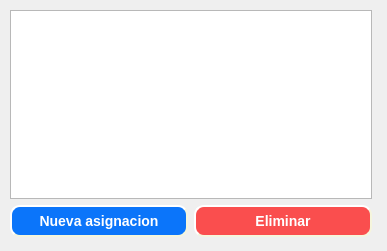
<?xml version="1.0" encoding="UTF-8"?>
<ui version="4.0">
 <class>AssignmentsDialog</class>
 <widget class="QDialog" name="AssignmentsDialog">
  <property name="geometry">
   <rect>
    <x>0</x>
    <y>0</y>
    <width>387</width>
    <height>251</height>
   </rect>
  </property>
  <property name="windowTitle">
   <string>Dialog</string>
  </property>
  <widget class="QWidget" name="layoutWidget">
   <property name="geometry">
    <rect>
     <x>10</x>
     <y>10</y>
     <width>362</width>
     <height>227</height>
    </rect>
   </property>
   <layout class="QVBoxLayout" name="verticalLayout">
    <item>
     <widget class="QTableWidget" name="grdAssignments">
      <property name="styleSheet">
       <string notr="true">QHeaderView::section {
    background-color: rgb(11, 117, 250);
    height: 32px;
	border-bottom-style: dotted;
}</string>
      </property>
      <property name="selectionMode">
       <enum>QAbstractItemView::SingleSelection</enum>
      </property>
      <property name="selectionBehavior">
       <enum>QAbstractItemView::SelectRows</enum>
      </property>
     </widget>
    </item>
    <item>
     <layout class="QHBoxLayout" name="horizontalLayout">
      <item>
       <widget class="QPushButton" name="btnNew">
        <property name="styleSheet">
         <string notr="true">QPushButton {
      background-color: rgb(11, 117, 250);
	  border-style: outset;
	  border-width: 2px;
	  border-radius: 10px;
	  border-color: beige;
	  font: bold 14px;
	  color: white;
	  min-width: 10em;
	  padding: 6px;
 }


QPushButton:hover:!pressed
{
      background-color: rgb(3, 7, 128);
	  border-style: outset;
	  border-width: 2px;
	  border-radius: 10px;
	  border-color: beige;
	  font: bold 14px;
	  color: white;
	  min-width: 10em;
	  padding: 6px;
}
</string>
        </property>
        <property name="text">
         <string>Nueva asignacion</string>
        </property>
       </widget>
      </item>
      <item>
       <widget class="QPushButton" name="btnDelete">
        <property name="styleSheet">
         <string notr="true">QPushButton {
      background-color: rgb(250, 78, 78);
	  border-style: outset;
	  border-width: 2px;
	  border-radius: 10px;
	  border-color: beige;
	  font: bold 14px;
	  color: white;
	  min-width: 10em;
	  padding: 6px;
 }


QPushButton:hover:!pressed
{
      background-color: rgb(204, 0, 0);
	  border-style: outset;
	  border-width: 2px;
	  border-radius: 10px;
	  border-color: beige;
	  font: bold 14px;
	  color: white;
	  min-width: 10em;
	  padding: 6px;
}</string>
        </property>
        <property name="text">
         <string>Eliminar</string>
        </property>
       </widget>
      </item>
     </layout>
    </item>
   </layout>
  </widget>
 </widget>
 <resources/>
 <connections/>
</ui>
